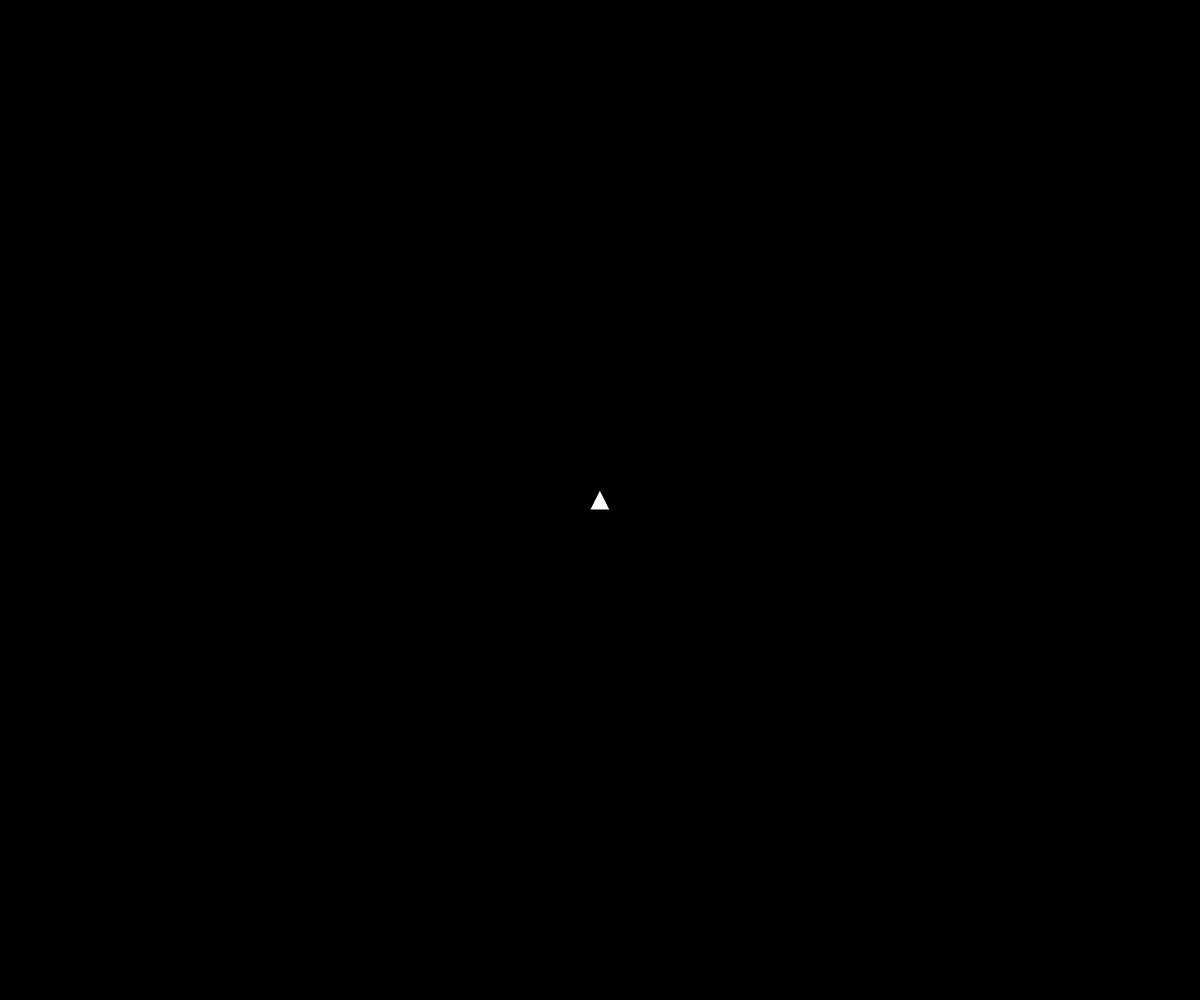
Frame 1 (no input)
Frame 60 (no input): identical to frame 1, image omitted
Frame 120 (the mouse pressed at the canvas centre since frame 60): identical to frame 1, image omitted

The p5.js sketch that drew this single still picture (run headless with seeded random() and noise() and a simulated clock; from frame 60 on, the mouse is pressed at the canvas centre):

// p5.js sketch
// ── sketch.js
var ship;

function setup() {
    createCanvas(windowWidth, windowHeight);
    ship = new Ship();
}

function draw() {
    background(0);
    ship.render();
}

function Ship() {
    this.pos = createVector(width/2, height/2);
    this.r = 10;
    this.render = function() {
        translate(this.pos.x, this.pos.y);
        triangle(-this.r, this.r, this.r, this.r, 0, -this.r);
    }
    
}
// ── asteroid.js
function Asteroid() {
    this.pos = createVector(random(width), random(height));
    this.r = random(15, 52);
    this.vel = p5.Vector.random2D();
    this.total = floor(random(5, 15));
    this.offset = [];
    for(var i = 0; i < this.total; i++) {
        this.offset[i] = random(-10, 10);
    }
    
    this.edges = function() {
        //when x hits right side of screen make it go to left side
        if(this.pos.x > width + this.r) {
            this.pos.x = -this.r;
        //when x hits left side make it go to right side
        } else if(this.pos.x < -this.r) {
            this.pos.x = width + this.r;
        }
        
        if(this.pos.y > height + this.r) {
            this.pos.y = -this.r;
        } else if(this.pos.y < -this.r) {
            this.pos.y = height + this.r;
        }
    }
    
    this.update = function() {
        this.pos.add(this.vel);
    }

    this.render = function() {
        push();
        noFill();
        stroke(255);
        translate(this.pos.x, this.pos.y);
        beginShape();
        for (var i = 0; i < this.total; i++) {
            var angle = map(i, 0, this.total, 0, TWO_PI);
            var r = this.r + this.offset[i];
            var x = r * cos(angle);
            var y = r * sin(angle);
            vertex(x, y);
        }
        endShape(CLOSE);
        pop();
    }
}
// ── laser.js
function Laser(spos, angle) {
    this.pos = createVector(spos.x, spos.y);
    this.vel = p5.Vector.fromAngle(angle);
    this.vel.mult(10);
    
    this.update = function() {
        this.pos.add(this.vel);
    }
    
    this.render = function() {
        push();
        stroke(255);
        strokeWeight(4);
        point(this.pos.x, this.pos.y);
        pop();
    }
    
    this.hits = function(asteroid) {
        var d = dist(this.pos.x, this.pos.y, asteroid.pos.x, asteroid.pos.y);
        if(d < asteroid.r) {
            return true;
        }
    }
}
// ── ship.js
function Ship() {
    this.pos = createVector(width / 2, height / 2);
    this.r = 20;
    this.heading = 0.1;
    this.rotation = 0;
    this.vel = createVector(0, 0);
    this.isBoosting = false;
    
    this.boosting = function(b) {
        this.isBoosting = b;
    }
    
    this.update = function() {
        if(this.isBoosting) {
            this.boost();
        }
        this.pos.add(this.vel);
        this.vel.mult(0.99);
    }
    
    this.boost = function() {
        var force = p5.Vector.fromAngle(this.heading);
        force.mult(0.1);
        this.vel.add(force);
    }
    
    this.render = function() {
        translate(this.pos.x, this.pos.y);
        rotate(this.heading + PI / 2);
        noFill();
        stroke(255);
        triangle(-this.r, this.r, this.r, this.r, 0, -this.r);
    }
    
    this.edges = function() {
        //when x hits right side of screen make it go to left side
        if(this.pos.x > width + this.r) {
            this.pos.x = -this.r;
        //when x hits left side make it go to right side
        } else if(this.pos.x < -this.r) {
            this.pos.x = width + this.r;
        }
        
        if(this.pos.y > height + this.r) {
            this.pos.y = -this.r;
        } else if(this.pos.y < -this.r) {
            this.pos.y = height + this.r;
        }
    }
    
    this.setRotation = function(a) {
        this.rotation = a;
    }
    
    this.turn = function() {
        this.heading += this.rotation;
    }
}
